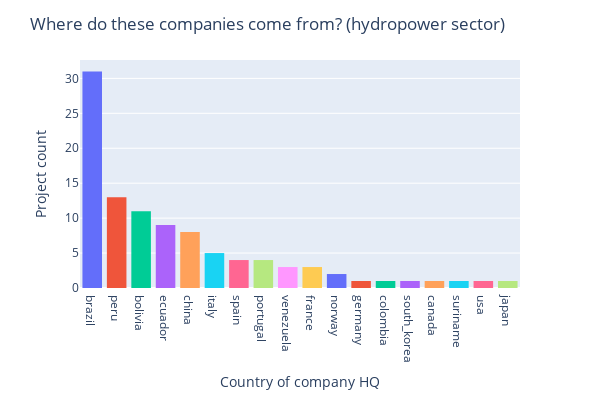
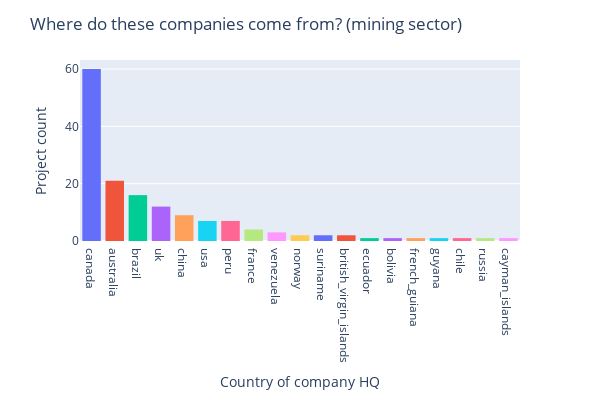
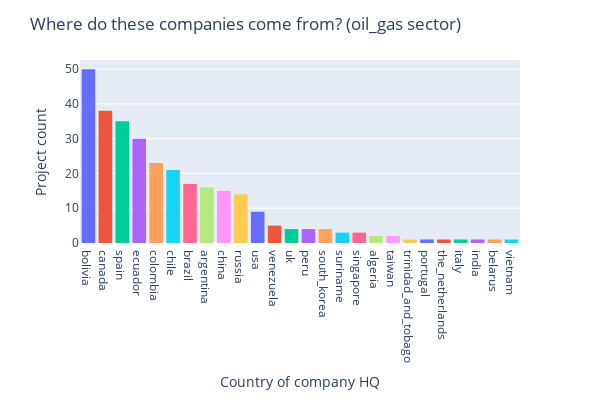

Write notebook code for charts like these, in order.
### Code cell
# Check who owns the most projects in the region by sector
country_counts = df.groupby(['country_of_company_hq', 'sector_type']).size().reset_index(name='project_count')
sorted_country_counts = country_counts.groupby('sector_type').apply(lambda x: x.sort_values('project_count', ascending=False)).reset_index(drop=True)

# Create separate bar plots for each sector type
plots = []
for sector_type, data in sorted_country_counts.groupby('sector_type'):
    fig = px.bar(data, x='country_of_company_hq', y='project_count', color='country_of_company_hq')
    fig.update_layout(
        title=f'Where do these companies come from? ({sector_type} sector)',
        xaxis=dict(title='Country of company HQ'),
        yaxis=dict(title='Project count'),
        #barmode='group',
        paper_bgcolor='#FFFFFF',
        showlegend=False,
        width=600,
        height=400
    )

    # Adjust the bar width and gap
    fig.update_traces(marker=dict(line=dict(width=0.01)))  # Adjust the width as needed
    fig.update_layout(bargap=0.2) 

    plots.append(fig)

for fig in plots:
    fig.show()

### Figure 1 — Plotly figure (JSON) as saved in the notebook; plotly's stock layout.template omitted (floating-point values rounded to 4 significant figures)
{"data": [{"alignmentgroup": "True", "hovertemplate": "country_of_company_hq=%{x}<br>project_count=%{y}<extra></extra>", "legendgroup": "brazil", "marker": {"color": "#636efa", "line": {"width": 0.01}, "pattern": {"shape": ""}}, "name": "brazil", "offsetgroup": "brazil", "orientation": "v", "showlegend": true, "textposition": "auto", "type": "bar", "x": ["brazil"], "xaxis": "x", "y": [31], "yaxis": "y"}, {"alignmentgroup": "True", "hovertemplate": "country_of_company_hq=%{x}<br>project_count=%{y}<extra></extra>", "legendgroup": "peru", "marker": {"color": "#EF553B", "line": {"width": 0.01}, "pattern": {"shape": ""}}, "name": "peru", "offsetgroup": "peru", "orientation": "v", "showlegend": true, "textposition": "auto", "type": "bar", "x": ["peru"], "xaxis": "x", "y": [13], "yaxis": "y"}, {"alignmentgroup": "True", "hovertemplate": "country_of_company_hq=%{x}<br>project_count=%{y}<extra></extra>", "legendgroup": "bolivia", "marker": {"color": "#00cc96", "line": {"width": 0.01}, "pattern": {"shape": ""}}, "name": "bolivia", "offsetgroup": "bolivia", "orientation": "v", "showlegend": true, "textposition": "auto", "type": "bar", "x": ["bolivia"], "xaxis": "x", "y": [11], "yaxis": "y"}, {"alignmentgroup": "True", "hovertemplate": "country_of_company_hq=%{x}<br>project_count=%{y}<extra></extra>", "legendgroup": "ecuador", "marker": {"color": "#ab63fa", "line": {"width": 0.01}, "pattern": {"shape": ""}}, "name": "ecuador", "offsetgroup": "ecuador", "orientation": "v", "showlegend": true, "textposition": "auto", "type": "bar", "x": ["ecuador"], "xaxis": "x", "y": [9], "yaxis": "y"}, {"alignmentgroup": "True", "hovertemplate": "country_of_company_hq=%{x}<br>project_count=%{y}<extra></extra>", "legendgroup": "china", "marker": {"color": "#FFA15A", "line": {"width": 0.01}, "pattern": {"shape": ""}}, "name": "china", "offsetgroup": "china", "orientation": "v", "showlegend": true, "textposition": "auto", "type": "bar", "x": ["china"], "xaxis": "x", "y": [8], "yaxis": "y"}, {"alignmentgroup": "True", "hovertemplate": "country_of_company_hq=%{x}<br>project_count=%{y}<extra></extra>", "legendgroup": "italy", "marker": {"color": "#19d3f3", "line": {"width": 0.01}, "pattern": {"shape": ""}}, "name": "italy", "offsetgroup": "italy", "orientation": "v", "showlegend": true, "textposition": "auto", "type": "bar", "x": ["italy"], "xaxis": "x", "y": [5], "yaxis": "y"}, {"alignmentgroup": "True", "hovertemplate": "country_of_company_hq=%{x}<br>project_count=%{y}<extra></extra>", "legendgroup": "spain", "marker": {"color": "#FF6692", "line": {"width": 0.01}, "pattern": {"shape": ""}}, "name": "spain", "offsetgroup": "spain", "orientation": "v", "showlegend": true, "textposition": "auto", "type": "bar", "x": ["spain"], "xaxis": "x", "y": [4], "yaxis": "y"}, {"alignmentgroup": "True", "hovertemplate": "country_of_company_hq=%{x}<br>project_count=%{y}<extra></extra>", "legendgroup": "portugal", "marker": {"color": "#B6E880", "line": {"width": 0.01}, "pattern": {"shape": ""}}, "name": "portugal", "offsetgroup": "portugal", "orientation": "v", "showlegend": true, "textposition": "auto", "type": "bar", "x": ["portugal"], "xaxis": "x", "y": [4], "yaxis": "y"}, {"alignmentgroup": "True", "hovertemplate": "country_of_company_hq=%{x}<br>project_count=%{y}<extra></extra>", "legendgroup": "venezuela", "marker": {"color": "#FF97FF", "line": {"width": 0.01}, "pattern": {"shape": ""}}, "name": "venezuela", "offsetgroup": "venezuela", "orientation": "v", "showlegend": true, "textposition": "auto", "type": "bar", "x": ["venezuela"], "xaxis": "x", "y": [3], "yaxis": "y"}, {"alignmentgroup": "True", "hovertemplate": "country_of_company_hq=%{x}<br>project_count=%{y}<extra></extra>", "legendgroup": "france", "marker": {"color": "#FECB52", "line": {"width": 0.01}, "pattern": {"shape": ""}}, "name": "france", "offsetgroup": "france", "orientation": "v", "showlegend": true, "textposition": "auto", "type": "bar", "x": ["france"], "xaxis": "x", "y": [3], "yaxis": "y"}, {"alignmentgroup": "True", "hovertemplate": "country_of_company_hq=%{x}<br>project_count=%{y}<extra></extra>", "legendgroup": "norway", "marker": {"color": "#636efa", "line": {"width": 0.01}, "pattern": {"shape": ""}}, "name": "norway", "offsetgroup": "norway", "orientation": "v", "showlegend": true, "textposition": "auto", "type": "bar", "x": ["norway"], "xaxis": "x", "y": [2], "yaxis": "y"}, {"alignmentgroup": "True", "hovertemplate": "country_of_company_hq=%{x}<br>project_count=%{y}<extra></extra>", "legendgroup": "germany", "marker": {"color": "#EF553B", "line": {"width": 0.01}, "pattern": {"shape": ""}}, "name": "germany", "offsetgroup": "germany", "orientation": "v", "showlegend": true, "textposition": "auto", "type": "bar", "x": ["germany"], "xaxis": "x", "y": [1], "yaxis": "y"}, {"alignmentgroup": "True", "hovertemplate": "country_of_company_hq=%{x}<br>project_count=%{y}<extra></extra>", "legendgroup": "colombia", "marker": {"color": "#00cc96", "line": {"width": 0.01}, "pattern": {"shape": ""}}, "name": "colombia", "offsetgroup": "colombia", "orientation": "v", "showlegend": true, "textposition": "auto", "type": "bar", "x": ["colombia"], "xaxis": "x", "y": [1], "yaxis": "y"}, {"alignmentgroup": "True", "hovertemplate": "country_of_company_hq=%{x}<br>project_count=%{y}<extra></extra>", "legendgroup": "south_korea", "marker": {"color": "#ab63fa", "line": {"width": 0.01}, "pattern": {"shape": ""}}, "name": "south_korea", "offsetgroup": "south_korea", "orientation": "v", "showlegend": true, "textposition": "auto", "type": "bar", "x": ["south_korea"], "xaxis": "x", "y": [1], "yaxis": "y"}, {"alignmentgroup": "True", "hovertemplate": "country_of_company_hq=%{x}<br>project_count=%{y}<extra></extra>", "legendgroup": "canada", "marker": {"color": "#FFA15A", "line": {"width": 0.01}, "pattern": {"shape": ""}}, "name": "canada", "offsetgroup": "canada", "orientation": "v", "showlegend": true, "textposition": "auto", "type": "bar", "x": ["canada"], "xaxis": "x", "y": [1], "yaxis": "y"}, {"alignmentgroup": "True", "hovertemplate": "country_of_company_hq=%{x}<br>project_count=%{y}<extra></extra>", "legendgroup": "suriname", "marker": {"color": "#19d3f3", "line": {"width": 0.01}, "pattern": {"shape": ""}}, "name": "suriname", "offsetgroup": "suriname", "orientation": "v", "showlegend": true, "textposition": "auto", "type": "bar", "x": ["suriname"], "xaxis": "x", "y": [1], "yaxis": "y"}, {"alignmentgroup": "True", "hovertemplate": "country_of_company_hq=%{x}<br>project_count=%{y}<extra></extra>", "legendgroup": "usa", "marker": {"color": "#FF6692", "line": {"width": 0.01}, "pattern": {"shape": ""}}, "name": "usa", "offsetgroup": "usa", "orientation": "v", "showlegend": true, "textposition": "auto", "type": "bar", "x": ["usa"], "xaxis": "x", "y": [1], "yaxis": "y"}, {"alignmentgroup": "True", "hovertemplate": "country_of_company_hq=%{x}<br>project_count=%{y}<extra></extra>", "legendgroup": "japan", "marker": {"color": "#B6E880", "line": {"width": 0.01}, "pattern": {"shape": ""}}, "name": "japan", "offsetgroup": "japan", "orientation": "v", "showlegend": true, "textposition": "auto", "type": "bar", "x": ["japan"], "xaxis": "x", "y": [1], "yaxis": "y"}], "layout": {"bargap": 0.2, "barmode": "relative", "height": 400, "legend": {"title": {"text": "country_of_company_hq"}, "tracegroupgap": 0}, "margin": {"t": 60}, "paper_bgcolor": "#FFFFFF", "showlegend": false, "title": {"text": "Where do these companies come from? (hydropower sector)"}, "width": 600, "xaxis": {"anchor": "y", "categoryarray": ["brazil", "peru", "bolivia", "ecuador", "china", "italy", "spain", "portugal", "venezuela", "france", "norway", "germany", "colombia", "south_korea", "canada", "suriname", "usa", "japan"], "categoryorder": "array", "domain": [0, 1], "title": {"text": "Country of company HQ"}}, "yaxis": {"anchor": "x", "domain": [0, 1], "title": {"text": "Project count"}}}}

### Figure 2 — Plotly figure (JSON) as saved in the notebook; plotly's stock layout.template omitted (floating-point values rounded to 4 significant figures)
{"data": [{"alignmentgroup": "True", "hovertemplate": "country_of_company_hq=%{x}<br>project_count=%{y}<extra></extra>", "legendgroup": "canada", "marker": {"color": "#636efa", "line": {"width": 0.01}, "pattern": {"shape": ""}}, "name": "canada", "offsetgroup": "canada", "orientation": "v", "showlegend": true, "textposition": "auto", "type": "bar", "x": ["canada"], "xaxis": "x", "y": [60], "yaxis": "y"}, {"alignmentgroup": "True", "hovertemplate": "country_of_company_hq=%{x}<br>project_count=%{y}<extra></extra>", "legendgroup": "australia", "marker": {"color": "#EF553B", "line": {"width": 0.01}, "pattern": {"shape": ""}}, "name": "australia", "offsetgroup": "australia", "orientation": "v", "showlegend": true, "textposition": "auto", "type": "bar", "x": ["australia"], "xaxis": "x", "y": [21], "yaxis": "y"}, {"alignmentgroup": "True", "hovertemplate": "country_of_company_hq=%{x}<br>project_count=%{y}<extra></extra>", "legendgroup": "brazil", "marker": {"color": "#00cc96", "line": {"width": 0.01}, "pattern": {"shape": ""}}, "name": "brazil", "offsetgroup": "brazil", "orientation": "v", "showlegend": true, "textposition": "auto", "type": "bar", "x": ["brazil"], "xaxis": "x", "y": [16], "yaxis": "y"}, {"alignmentgroup": "True", "hovertemplate": "country_of_company_hq=%{x}<br>project_count=%{y}<extra></extra>", "legendgroup": "uk", "marker": {"color": "#ab63fa", "line": {"width": 0.01}, "pattern": {"shape": ""}}, "name": "uk", "offsetgroup": "uk", "orientation": "v", "showlegend": true, "textposition": "auto", "type": "bar", "x": ["uk"], "xaxis": "x", "y": [12], "yaxis": "y"}, {"alignmentgroup": "True", "hovertemplate": "country_of_company_hq=%{x}<br>project_count=%{y}<extra></extra>", "legendgroup": "china", "marker": {"color": "#FFA15A", "line": {"width": 0.01}, "pattern": {"shape": ""}}, "name": "china", "offsetgroup": "china", "orientation": "v", "showlegend": true, "textposition": "auto", "type": "bar", "x": ["china"], "xaxis": "x", "y": [9], "yaxis": "y"}, {"alignmentgroup": "True", "hovertemplate": "country_of_company_hq=%{x}<br>project_count=%{y}<extra></extra>", "legendgroup": "usa", "marker": {"color": "#19d3f3", "line": {"width": 0.01}, "pattern": {"shape": ""}}, "name": "usa", "offsetgroup": "usa", "orientation": "v", "showlegend": true, "textposition": "auto", "type": "bar", "x": ["usa"], "xaxis": "x", "y": [7], "yaxis": "y"}, {"alignmentgroup": "True", "hovertemplate": "country_of_company_hq=%{x}<br>project_count=%{y}<extra></extra>", "legendgroup": "peru", "marker": {"color": "#FF6692", "line": {"width": 0.01}, "pattern": {"shape": ""}}, "name": "peru", "offsetgroup": "peru", "orientation": "v", "showlegend": true, "textposition": "auto", "type": "bar", "x": ["peru"], "xaxis": "x", "y": [7], "yaxis": "y"}, {"alignmentgroup": "True", "hovertemplate": "country_of_company_hq=%{x}<br>project_count=%{y}<extra></extra>", "legendgroup": "france", "marker": {"color": "#B6E880", "line": {"width": 0.01}, "pattern": {"shape": ""}}, "name": "france", "offsetgroup": "france", "orientation": "v", "showlegend": true, "textposition": "auto", "type": "bar", "x": ["france"], "xaxis": "x", "y": [4], "yaxis": "y"}, {"alignmentgroup": "True", "hovertemplate": "country_of_company_hq=%{x}<br>project_count=%{y}<extra></extra>", "legendgroup": "venezuela", "marker": {"color": "#FF97FF", "line": {"width": 0.01}, "pattern": {"shape": ""}}, "name": "venezuela", "offsetgroup": "venezuela", "orientation": "v", "showlegend": true, "textposition": "auto", "type": "bar", "x": ["venezuela"], "xaxis": "x", "y": [3], "yaxis": "y"}, {"alignmentgroup": "True", "hovertemplate": "country_of_company_hq=%{x}<br>project_count=%{y}<extra></extra>", "legendgroup": "norway", "marker": {"color": "#FECB52", "line": {"width": 0.01}, "pattern": {"shape": ""}}, "name": "norway", "offsetgroup": "norway", "orientation": "v", "showlegend": true, "textposition": "auto", "type": "bar", "x": ["norway"], "xaxis": "x", "y": [2], "yaxis": "y"}, {"alignmentgroup": "True", "hovertemplate": "country_of_company_hq=%{x}<br>project_count=%{y}<extra></extra>", "legendgroup": "suriname", "marker": {"color": "#636efa", "line": {"width": 0.01}, "pattern": {"shape": ""}}, "name": "suriname", "offsetgroup": "suriname", "orientation": "v", "showlegend": true, "textposition": "auto", "type": "bar", "x": ["suriname"], "xaxis": "x", "y": [2], "yaxis": "y"}, {"alignmentgroup": "True", "hovertemplate": "country_of_company_hq=%{x}<br>project_count=%{y}<extra></extra>", "legendgroup": "british_virgin_islands", "marker": {"color": "#EF553B", "line": {"width": 0.01}, "pattern": {"shape": ""}}, "name": "british_virgin_islands", "offsetgroup": "british_virgin_islands", "orientation": "v", "showlegend": true, "textposition": "auto", "type": "bar", "x": ["british_virgin_islands"], "xaxis": "x", "y": [2], "yaxis": "y"}, {"alignmentgroup": "True", "hovertemplate": "country_of_company_hq=%{x}<br>project_count=%{y}<extra></extra>", "legendgroup": "ecuador", "marker": {"color": "#00cc96", "line": {"width": 0.01}, "pattern": {"shape": ""}}, "name": "ecuador", "offsetgroup": "ecuador", "orientation": "v", "showlegend": true, "textposition": "auto", "type": "bar", "x": ["ecuador"], "xaxis": "x", "y": [1], "yaxis": "y"}, {"alignmentgroup": "True", "hovertemplate": "country_of_company_hq=%{x}<br>project_count=%{y}<extra></extra>", "legendgroup": "bolivia", "marker": {"color": "#ab63fa", "line": {"width": 0.01}, "pattern": {"shape": ""}}, "name": "bolivia", "offsetgroup": "bolivia", "orientation": "v", "showlegend": true, "textposition": "auto", "type": "bar", "x": ["bolivia"], "xaxis": "x", "y": [1], "yaxis": "y"}, {"alignmentgroup": "True", "hovertemplate": "country_of_company_hq=%{x}<br>project_count=%{y}<extra></extra>", "legendgroup": "french_guiana", "marker": {"color": "#FFA15A", "line": {"width": 0.01}, "pattern": {"shape": ""}}, "name": "french_guiana", "offsetgroup": "french_guiana", "orientation": "v", "showlegend": true, "textposition": "auto", "type": "bar", "x": ["french_guiana"], "xaxis": "x", "y": [1], "yaxis": "y"}, {"alignmentgroup": "True", "hovertemplate": "country_of_company_hq=%{x}<br>project_count=%{y}<extra></extra>", "legendgroup": "guyana", "marker": {"color": "#19d3f3", "line": {"width": 0.01}, "pattern": {"shape": ""}}, "name": "guyana", "offsetgroup": "guyana", "orientation": "v", "showlegend": true, "textposition": "auto", "type": "bar", "x": ["guyana"], "xaxis": "x", "y": [1], "yaxis": "y"}, {"alignmentgroup": "True", "hovertemplate": "country_of_company_hq=%{x}<br>project_count=%{y}<extra></extra>", "legendgroup": "chile", "marker": {"color": "#FF6692", "line": {"width": 0.01}, "pattern": {"shape": ""}}, "name": "chile", "offsetgroup": "chile", "orientation": "v", "showlegend": true, "textposition": "auto", "type": "bar", "x": ["chile"], "xaxis": "x", "y": [1], "yaxis": "y"}, {"alignmentgroup": "True", "hovertemplate": "country_of_company_hq=%{x}<br>project_count=%{y}<extra></extra>", "legendgroup": "russia", "marker": {"color": "#B6E880", "line": {"width": 0.01}, "pattern": {"shape": ""}}, "name": "russia", "offsetgroup": "russia", "orientation": "v", "showlegend": true, "textposition": "auto", "type": "bar", "x": ["russia"], "xaxis": "x", "y": [1], "yaxis": "y"}, {"alignmentgroup": "True", "hovertemplate": "country_of_company_hq=%{x}<br>project_count=%{y}<extra></extra>", "legendgroup": "cayman_islands", "marker": {"color": "#FF97FF", "line": {"width": 0.01}, "pattern": {"shape": ""}}, "name": "cayman_islands", "offsetgroup": "cayman_islands", "orientation": "v", "showlegend": true, "textposition": "auto", "type": "bar", "x": ["cayman_islands"], "xaxis": "x", "y": [1], "yaxis": "y"}], "layout": {"bargap": 0.2, "barmode": "relative", "height": 400, "legend": {"title": {"text": "country_of_company_hq"}, "tracegroupgap": 0}, "margin": {"t": 60}, "paper_bgcolor": "#FFFFFF", "showlegend": false, "title": {"text": "Where do these companies come from? (mining sector)"}, "width": 600, "xaxis": {"anchor": "y", "categoryarray": ["canada", "australia", "brazil", "uk", "china", "usa", "peru", "france", "venezuela", "norway", "suriname", "british_virgin_islands", "ecuador", "bolivia", "french_guiana", "guyana", "chile", "russia", "cayman_islands"], "categoryorder": "array", "domain": [0, 1], "title": {"text": "Country of company HQ"}}, "yaxis": {"anchor": "x", "domain": [0, 1], "title": {"text": "Project count"}}}}

### Figure 3 — Plotly figure (JSON) as saved in the notebook; plotly's stock layout.template omitted (floating-point values rounded to 4 significant figures)
{"data": [{"alignmentgroup": "True", "hovertemplate": "country_of_company_hq=%{x}<br>project_count=%{y}<extra></extra>", "legendgroup": "bolivia", "marker": {"color": "#636efa", "line": {"width": 0.01}, "pattern": {"shape": ""}}, "name": "bolivia", "offsetgroup": "bolivia", "orientation": "v", "showlegend": true, "textposition": "auto", "type": "bar", "x": ["bolivia"], "xaxis": "x", "y": [50], "yaxis": "y"}, {"alignmentgroup": "True", "hovertemplate": "country_of_company_hq=%{x}<br>project_count=%{y}<extra></extra>", "legendgroup": "canada", "marker": {"color": "#EF553B", "line": {"width": 0.01}, "pattern": {"shape": ""}}, "name": "canada", "offsetgroup": "canada", "orientation": "v", "showlegend": true, "textposition": "auto", "type": "bar", "x": ["canada"], "xaxis": "x", "y": [38], "yaxis": "y"}, {"alignmentgroup": "True", "hovertemplate": "country_of_company_hq=%{x}<br>project_count=%{y}<extra></extra>", "legendgroup": "spain", "marker": {"color": "#00cc96", "line": {"width": 0.01}, "pattern": {"shape": ""}}, "name": "spain", "offsetgroup": "spain", "orientation": "v", "showlegend": true, "textposition": "auto", "type": "bar", "x": ["spain"], "xaxis": "x", "y": [35], "yaxis": "y"}, {"alignmentgroup": "True", "hovertemplate": "country_of_company_hq=%{x}<br>project_count=%{y}<extra></extra>", "legendgroup": "ecuador", "marker": {"color": "#ab63fa", "line": {"width": 0.01}, "pattern": {"shape": ""}}, "name": "ecuador", "offsetgroup": "ecuador", "orientation": "v", "showlegend": true, "textposition": "auto", "type": "bar", "x": ["ecuador"], "xaxis": "x", "y": [30], "yaxis": "y"}, {"alignmentgroup": "True", "hovertemplate": "country_of_company_hq=%{x}<br>project_count=%{y}<extra></extra>", "legendgroup": "colombia", "marker": {"color": "#FFA15A", "line": {"width": 0.01}, "pattern": {"shape": ""}}, "name": "colombia", "offsetgroup": "colombia", "orientation": "v", "showlegend": true, "textposition": "auto", "type": "bar", "x": ["colombia"], "xaxis": "x", "y": [23], "yaxis": "y"}, {"alignmentgroup": "True", "hovertemplate": "country_of_company_hq=%{x}<br>project_count=%{y}<extra></extra>", "legendgroup": "chile", "marker": {"color": "#19d3f3", "line": {"width": 0.01}, "pattern": {"shape": ""}}, "name": "chile", "offsetgroup": "chile", "orientation": "v", "showlegend": true, "textposition": "auto", "type": "bar", "x": ["chile"], "xaxis": "x", "y": [21], "yaxis": "y"}, {"alignmentgroup": "True", "hovertemplate": "country_of_company_hq=%{x}<br>project_count=%{y}<extra></extra>", "legendgroup": "brazil", "marker": {"color": "#FF6692", "line": {"width": 0.01}, "pattern": {"shape": ""}}, "name": "brazil", "offsetgroup": "brazil", "orientation": "v", "showlegend": true, "textposition": "auto", "type": "bar", "x": ["brazil"], "xaxis": "x", "y": [17], "yaxis": "y"}, {"alignmentgroup": "True", "hovertemplate": "country_of_company_hq=%{x}<br>project_count=%{y}<extra></extra>", "legendgroup": "argentina", "marker": {"color": "#B6E880", "line": {"width": 0.01}, "pattern": {"shape": ""}}, "name": "argentina", "offsetgroup": "argentina", "orientation": "v", "showlegend": true, "textposition": "auto", "type": "bar", "x": ["argentina"], "xaxis": "x", "y": [16], "yaxis": "y"}, {"alignmentgroup": "True", "hovertemplate": "country_of_company_hq=%{x}<br>project_count=%{y}<extra></extra>", "legendgroup": "china", "marker": {"color": "#FF97FF", "line": {"width": 0.01}, "pattern": {"shape": ""}}, "name": "china", "offsetgroup": "china", "orientation": "v", "showlegend": true, "textposition": "auto", "type": "bar", "x": ["china"], "xaxis": "x", "y": [15], "yaxis": "y"}, {"alignmentgroup": "True", "hovertemplate": "country_of_company_hq=%{x}<br>project_count=%{y}<extra></extra>", "legendgroup": "russia", "marker": {"color": "#FECB52", "line": {"width": 0.01}, "pattern": {"shape": ""}}, "name": "russia", "offsetgroup": "russia", "orientation": "v", "showlegend": true, "textposition": "auto", "type": "bar", "x": ["russia"], "xaxis": "x", "y": [14], "yaxis": "y"}, {"alignmentgroup": "True", "hovertemplate": "country_of_company_hq=%{x}<br>project_count=%{y}<extra></extra>", "legendgroup": "usa", "marker": {"color": "#636efa", "line": {"width": 0.01}, "pattern": {"shape": ""}}, "name": "usa", "offsetgroup": "usa", "orientation": "v", "showlegend": true, "textposition": "auto", "type": "bar", "x": ["usa"], "xaxis": "x", "y": [9], "yaxis": "y"}, {"alignmentgroup": "True", "hovertemplate": "country_of_company_hq=%{x}<br>project_count=%{y}<extra></extra>", "legendgroup": "venezuela", "marker": {"color": "#EF553B", "line": {"width": 0.01}, "pattern": {"shape": ""}}, "name": "venezuela", "offsetgroup": "venezuela", "orientation": "v", "showlegend": true, "textposition": "auto", "type": "bar", "x": ["venezuela"], "xaxis": "x", "y": [5], "yaxis": "y"}, {"alignmentgroup": "True", "hovertemplate": "country_of_company_hq=%{x}<br>project_count=%{y}<extra></extra>", "legendgroup": "uk", "marker": {"color": "#00cc96", "line": {"width": 0.01}, "pattern": {"shape": ""}}, "name": "uk", "offsetgroup": "uk", "orientation": "v", "showlegend": true, "textposition": "auto", "type": "bar", "x": ["uk"], "xaxis": "x", "y": [4], "yaxis": "y"}, {"alignmentgroup": "True", "hovertemplate": "country_of_company_hq=%{x}<br>project_count=%{y}<extra></extra>", "legendgroup": "peru", "marker": {"color": "#ab63fa", "line": {"width": 0.01}, "pattern": {"shape": ""}}, "name": "peru", "offsetgroup": "peru", "orientation": "v", "showlegend": true, "textposition": "auto", "type": "bar", "x": ["peru"], "xaxis": "x", "y": [4], "yaxis": "y"}, {"alignmentgroup": "True", "hovertemplate": "country_of_company_hq=%{x}<br>project_count=%{y}<extra></extra>", "legendgroup": "south_korea", "marker": {"color": "#FFA15A", "line": {"width": 0.01}, "pattern": {"shape": ""}}, "name": "south_korea", "offsetgroup": "south_korea", "orientation": "v", "showlegend": true, "textposition": "auto", "type": "bar", "x": ["south_korea"], "xaxis": "x", "y": [4], "yaxis": "y"}, {"alignmentgroup": "True", "hovertemplate": "country_of_company_hq=%{x}<br>project_count=%{y}<extra></extra>", "legendgroup": "suriname", "marker": {"color": "#19d3f3", "line": {"width": 0.01}, "pattern": {"shape": ""}}, "name": "suriname", "offsetgroup": "suriname", "orientation": "v", "showlegend": true, "textposition": "auto", "type": "bar", "x": ["suriname"], "xaxis": "x", "y": [3], "yaxis": "y"}, {"alignmentgroup": "True", "hovertemplate": "country_of_company_hq=%{x}<br>project_count=%{y}<extra></extra>", "legendgroup": "singapore", "marker": {"color": "#FF6692", "line": {"width": 0.01}, "pattern": {"shape": ""}}, "name": "singapore", "offsetgroup": "singapore", "orientation": "v", "showlegend": true, "textposition": "auto", "type": "bar", "x": ["singapore"], "xaxis": "x", "y": [3], "yaxis": "y"}, {"alignmentgroup": "True", "hovertemplate": "country_of_company_hq=%{x}<br>project_count=%{y}<extra></extra>", "legendgroup": "algeria", "marker": {"color": "#B6E880", "line": {"width": 0.01}, "pattern": {"shape": ""}}, "name": "algeria", "offsetgroup": "algeria", "orientation": "v", "showlegend": true, "textposition": "auto", "type": "bar", "x": ["algeria"], "xaxis": "x", "y": [2], "yaxis": "y"}, {"alignmentgroup": "True", "hovertemplate": "country_of_company_hq=%{x}<br>project_count=%{y}<extra></extra>", "legendgroup": "taiwan", "marker": {"color": "#FF97FF", "line": {"width": 0.01}, "pattern": {"shape": ""}}, "name": "taiwan", "offsetgroup": "taiwan", "orientation": "v", "showlegend": true, "textposition": "auto", "type": "bar", "x": ["taiwan"], "xaxis": "x", "y": [2], "yaxis": "y"}, {"alignmentgroup": "True", "hovertemplate": "country_of_company_hq=%{x}<br>project_count=%{y}<extra></extra>", "legendgroup": "trinidad_and_tobago", "marker": {"color": "#FECB52", "line": {"width": 0.01}, "pattern": {"shape": ""}}, "name": "trinidad_and_tobago", "offsetgroup": "trinidad_and_tobago", "orientation": "v", "showlegend": true, "textposition": "auto", "type": "bar", "x": ["trinidad_and_tobago"], "xaxis": "x", "y": [1], "yaxis": "y"}, {"alignmentgroup": "True", "hovertemplate": "country_of_company_hq=%{x}<br>project_count=%{y}<extra></extra>", "legendgroup": "portugal", "marker": {"color": "#636efa", "line": {"width": 0.01}, "pattern": {"shape": ""}}, "name": "portugal", "offsetgroup": "portugal", "orientation": "v", "showlegend": true, "textposition": "auto", "type": "bar", "x": ["portugal"], "xaxis": "x", "y": [1], "yaxis": "y"}, {"alignmentgroup": "True", "hovertemplate": "country_of_company_hq=%{x}<br>project_count=%{y}<extra></extra>", "legendgroup": "the_netherlands", "marker": {"color": "#EF553B", "line": {"width": 0.01}, "pattern": {"shape": ""}}, "name": "the_netherlands", "offsetgroup": "the_netherlands", "orientation": "v", "showlegend": true, "textposition": "auto", "type": "bar", "x": ["the_netherlands"], "xaxis": "x", "y": [1], "yaxis": "y"}, {"alignmentgroup": "True", "hovertemplate": "country_of_company_hq=%{x}<br>project_count=%{y}<extra></extra>", "legendgroup": "italy", "marker": {"color": "#00cc96", "line": {"width": 0.01}, "pattern": {"shape": ""}}, "name": "italy", "offsetgroup": "italy", "orientation": "v", "showlegend": true, "textposition": "auto", "type": "bar", "x": ["italy"], "xaxis": "x", "y": [1], "yaxis": "y"}, {"alignmentgroup": "True", "hovertemplate": "country_of_company_hq=%{x}<br>project_count=%{y}<extra></extra>", "legendgroup": "india", "marker": {"color": "#ab63fa", "line": {"width": 0.01}, "pattern": {"shape": ""}}, "name": "india", "offsetgroup": "india", "orientation": "v", "showlegend": true, "textposition": "auto", "type": "bar", "x": ["india"], "xaxis": "x", "y": [1], "yaxis": "y"}, {"alignmentgroup": "True", "hovertemplate": "country_of_company_hq=%{x}<br>project_count=%{y}<extra></extra>", "legendgroup": "belarus", "marker": {"color": "#FFA15A", "line": {"width": 0.01}, "pattern": {"shape": ""}}, "name": "belarus", "offsetgroup": "belarus", "orientation": "v", "showlegend": true, "textposition": "auto", "type": "bar", "x": ["belarus"], "xaxis": "x", "y": [1], "yaxis": "y"}, {"alignmentgroup": "True", "hovertemplate": "country_of_company_hq=%{x}<br>project_count=%{y}<extra></extra>", "legendgroup": "vietnam", "marker": {"color": "#19d3f3", "line": {"width": 0.01}, "pattern": {"shape": ""}}, "name": "vietnam", "offsetgroup": "vietnam", "orientation": "v", "showlegend": true, "textposition": "auto", "type": "bar", "x": ["vietnam"], "xaxis": "x", "y": [1], "yaxis": "y"}], "layout": {"bargap": 0.2, "barmode": "relative", "height": 400, "legend": {"title": {"text": "country_of_company_hq"}, "tracegroupgap": 0}, "margin": {"t": 60}, "paper_bgcolor": "#FFFFFF", "showlegend": false, "title": {"text": "Where do these companies come from? (oil_gas sector)"}, "width": 600, "xaxis": {"anchor": "y", "categoryarray": ["bolivia", "canada", "spain", "ecuador", "colombia", "chile", "brazil", "argentina", "china", "russia", "usa", "venezuela", "uk", "peru", "south_korea", "suriname", "singapore", "algeria", "taiwan", "trinidad_and_tobago", "portugal", "the_netherlands", "italy", "india", "belarus", "vietnam"], "categoryorder": "array", "domain": [0, 1], "title": {"text": "Country of company HQ"}}, "yaxis": {"anchor": "x", "domain": [0, 1], "title": {"text": "Project count"}}}}
